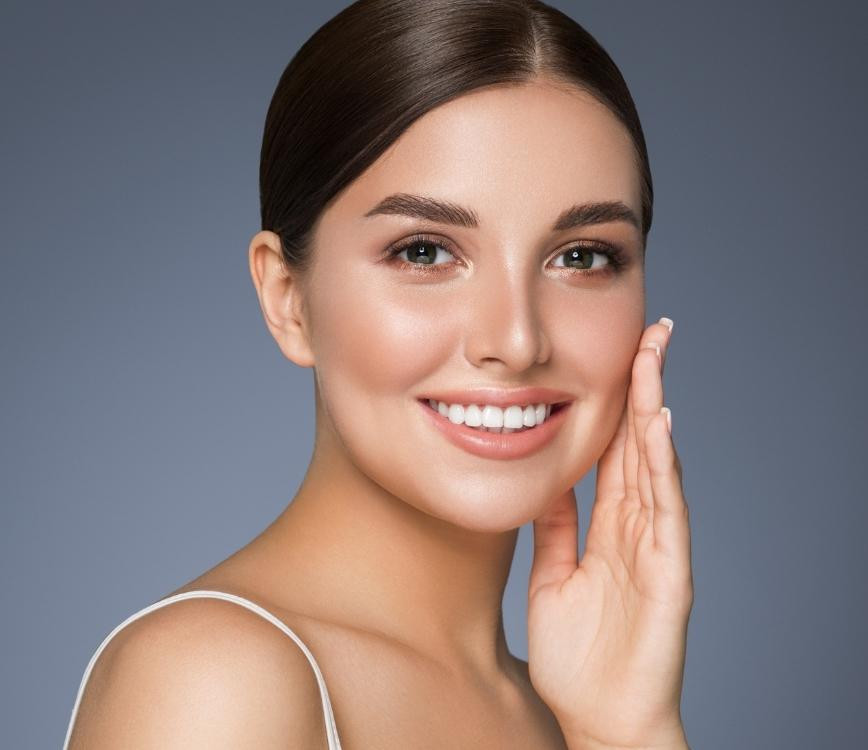
#> input picture asd.jpg, 868 x 750 px
$ python face.py
#> lines starting #> are read from the running program, lines starting #| are printed output that depends on the picture; after the words box and inside, x2 and y2 are one past the last pixel; in counts of white or black regions, pixels touching at a corner belong together
import cv2

face_classifier = cv2.CascadeClassifier('haarcascade_frontalface_default.xml')
eye_classifier = cv2.CascadeClassifier('haarcascade_eye.xml')

captura = cv2.imread('asd.jpg')
#> captura is the input picture: shape (750, 868, 3); mean B, G, R 120.2, 121.4, 137

#hey copilot, help me configure my git user from the terminal, i forgot how to do it
#the command is git config --global user.email "email" and git config --global user.name "name"

while(1):
    frame = captura

    faces = face_classifier.detectMultiScale(frame, 1.0485258, 6)
#> faces = [[280, 91, 419, 419]]

    for (x, y, w, h) in faces:
        cv2.rectangle(frame, (x, y), (x + w, y + h), (127, 0, 255), 2)
        rosto = frame[y:y + h, x:x + w]
        olhos = eye_classifier.detectMultiScale(rosto, 1.0485258, 6)

        olho_esquerdo = {'x':999999,'y':0}
        olho_direito = {'x':0,'y':0}

        for (ex, ey, ew, eh) in olhos:
            olho_x = x + ex
            olho_y = y + ey

            if olho_x < olho_esquerdo['x']:
                olho_esquerdo['x'] = olho_x
                olho_esquerdo['y'] = olho_y
            if (olho_x + ew) > olho_direito['x']:
                olho_direito['x'] = olho_x + ew
                olho_direito['y'] = olho_y + eh

        if olho_esquerdo['x'] < olho_direito['x']:
            largura = olho_direito['x'] - olho_esquerdo['x']
            altura = olho_direito['y'] - olho_esquerdo['y']
            cv2.rectangle(frame, (olho_esquerdo['x'], olho_esquerdo['y']), (olho_direito['x'], olho_direito['y']), (0, 0, 0), -1)
#> this loop made 1 pass
#> (x, y, w, h, largura, altura) on pass 1: (280, 91, 419, 419, 244, 88)
#> pass 1, `rosto = frame[y:y + h, x:x + w]`:
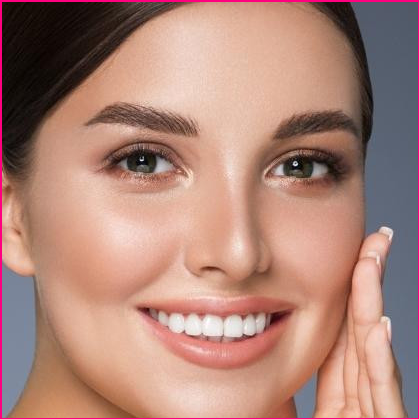
#> rosto: shape (419, 419, 3); mean B, G, R 120.5, 132.6, 173.7
#> after the loop:
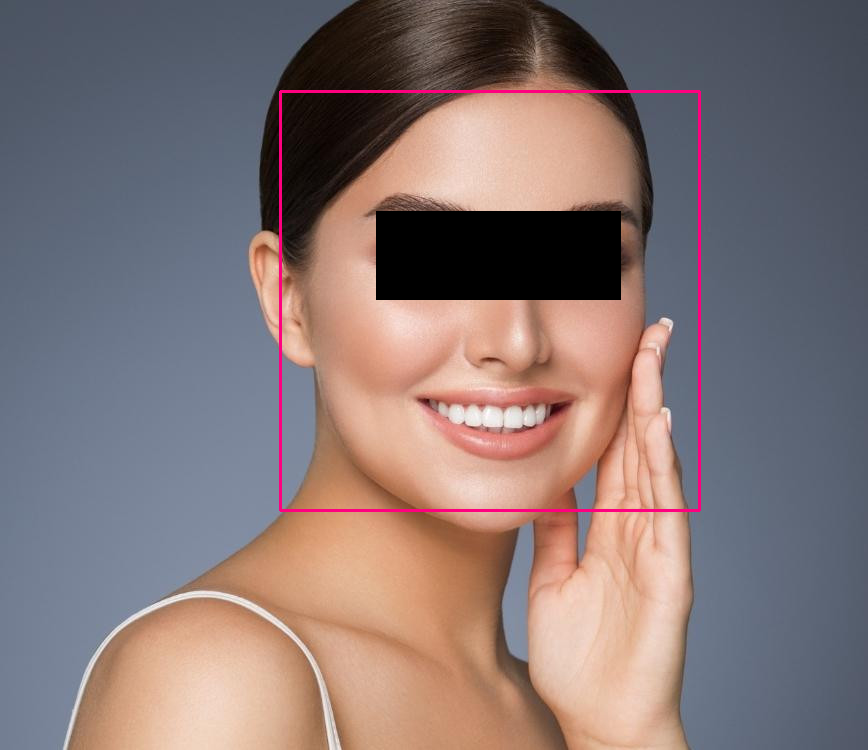
#> frame: shape (750, 868, 3); 4.12% of pixels changed, all inside (x1, y1, x2, y2) = (279, 90, 701, 512)
#> after the loop:
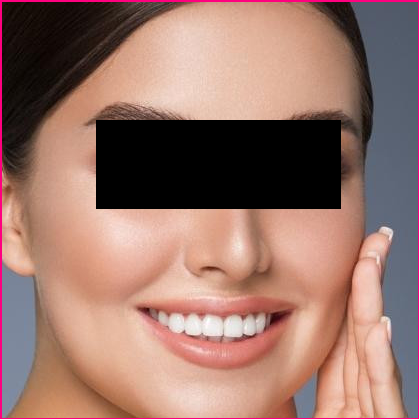
#> rosto: shape (419, 419, 3); 12.42% of pixels changed, all inside (x1, y1, x2, y2) = (96, 120, 341, 209)

    cv2.imshow('oclinho daora', frame)

    k = cv2.waitKey(30) & 0xff
#> (key Esc is pressed here)
    if k == 27:
        break

#> (the run stopped early here; a loop or call above may not have finished)
